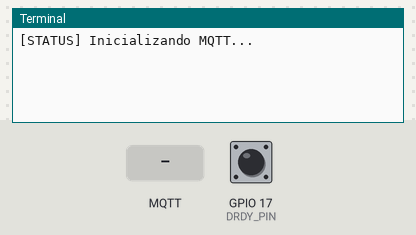
Bench run of a program on a simulated Raspberry Pi (BCM pin numbers). Parts: the last lines printed to the terminal. Inputs (shaded band) come from the test bench; at power-on: GPIO 17 (DRDY_PIN) HIGH. No MQTT or app messages arrive unless stated; threads take turns every 2 ms; the clock reads 2024-03-15 10:24:30 at power-on unless the program sets it; library files of the repository ran but are not shown: ADS1256.py.

Above: at 1.2 s.
1.3 s: MQTT message "on" arrives on the first subscribed topic
At 1.6 s:
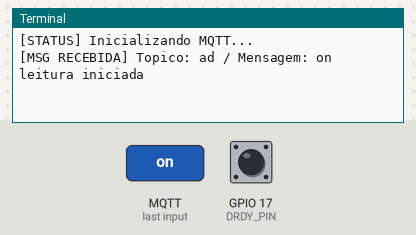
2.8 s: GPIO 17 (DRDY_PIN) pulled LOW for 0.15 s
At 4.0 s:
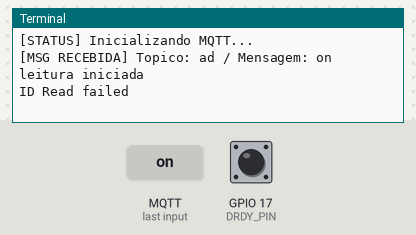
4.4 s: MQTT message "off" arrives on the first subscribed topic
At 5.2 s:
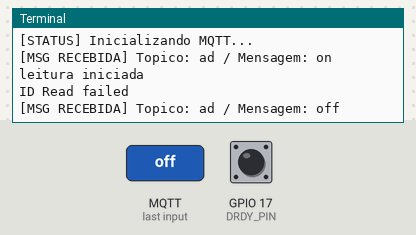

Measured:
- after the input at 1.3 s, the terminal: prints a new line at once (image 1)
- after the input at 2.8 s, the terminal: prints a new line at once (image 2)
- after the input at 4.4 s, the terminal: prints a new line at once (image 3)

The program:

client_ad_runner.py
```python
import paho.mqtt.client as mqtt
from threading import Thread
from ast import literal_eval
import ADS1256
import config
from queue import Queue
from extract_data import run


class My_client_ad(Thread):

    '''
    Classe usada para representar um cliente ativo

    Atributo-
    --------

    broker : ...
    port : ...
    topic : ...
    client : ...
    userdata : ...
    msg : ...

    Metodos-
    -------

    on_connect : manter a conexão e a inscrição do cliente ao tópico
    on_message : responsavel pelo envio e requisição da menssagem
    run : iniciar o cliente

    '''

    def __init__(self, broker, port, topic):

        '''
        -Construtor da classe para definir parametro inicias no momento da instancia-
        Parametros:

         broker : endereço do servidor broker.
         port : porta para comunicação do broker.
         topic : tópico para inscrição e publicação da menssagem.

        '''
        Thread.__init__(self)
        self.broker = broker
        self.port = port
        self.topic = topic
        self.q = Queue() # recursos de criação da fila para requisitar os dados na memoria
        self.t1 = Thread(target=run, args=(self.q,))


    def on_connect(self, client, userdata, flags, rc):

        '''
        -Determina o metodo de conexão do cliente, passando o tópico a ser inscrito-
        Parametros:

         client : objeto cliente
         userdata : parametro de callbacks para atualização
         flags : sinalizador do broker
         rc : resultado da conexão
        '''
        client.subscribe(self.topic) # assinatura do tópico

    def on_message(self, client, userdata, msg):
        print("[MSG RECEBIDA] Topico: "+msg.topic+" / Mensagem: "+str(msg.payload.decode('utf-8')))


        if msg.payload.decode('utf-8') == "on": # Verifica se a menssagem recebida para o inicio da leitura
            self.t1.start() # inicia a leitura do dispositivo
            print("leitura iniciada")

        if msg.payload.decode("utf-8") == "off": # Verifica se a menssagem recebida para o inicio da leitura

            self.t1.do_run=False #término da leitura do dispositivo
            self.t1.join()
            data = self.q.get()# armazena os dados na variavel data
            self.t1 = Thread(target=run, args=(self.q,))
            client.publish('request', str(data))# publica os dados ao tópico request
            print('finalizado')


    def run(self):
        print("[STATUS] Inicializando MQTT...")

        client = mqtt.Client('113')
        client.on_connect = self.on_connect
        client.on_message = self.on_message
        client.connect(self.broker, self.port)
        client.loop_forever()

if __name__ == "__main__":
    my = My_client_ad('broker.emqx.io', 1883, 'ad')
    my.start()
```

config.py
```python
# (licence header left out)
import spidev
import RPi.GPIO as GPIO
import time

# Pin definition
RST_PIN         = 15
CS_PIN       = 16
DRDY_PIN        = 17

# SPI device, bus = 0, device = 0
SPI = spidev.SpiDev(0, 0)

def digital_write(pin, value):
    GPIO.output(pin, value)

def digital_read(pin):
    return GPIO.input(DRDY_PIN)

def delay_ms(delaytime):
    time.sleep(delaytime // 1000.0)


def spi_writebyte(data):
    SPI.writebytes(data)

def spi_readbytes(reg):
    return SPI.readbytes(reg)


def module_init():
    GPIO.setmode(GPIO.BCM)
    GPIO.setwarnings(False)
    GPIO.setup(RST_PIN, GPIO.OUT)
    GPIO.setup(CS_PIN, GPIO.OUT)
    #GPIO.setup(DRDY_PIN, GPIO.IN)
    GPIO.setup(DRDY_PIN, GPIO.IN, pull_up_down=GPIO.PUD_UP)
    SPI.max_speed_hz = 2200000
    SPI.mode = 0b01
    return 0;

### END OF FILE ###
```

extract_data.py
```python
import ADS1256
import RPi.GPIO as GPIO
import threading
import time
import numpy as np


def run(instance):
    """
    Função de inicialização d eleitura

    data : armazena os dados recebidos do medidor
    timer : armazena o tempo entre as amostras
    """
    data = []
    timer = []

    th1 = threading.currentThread()
    ADC = ADS1256.ADS1256() #instancia do A/D
    ADC.ADS1256_init() #inicialização do A/D
    start_timer = time.time() #inicio do temporizador

    while getattr(th1, "do_run", True):
        data.append(round(ADC.ADS1256_GetSingleChannel(0)*5.0/0x7fffff,2))
    end_timer = time.time() #término do temporizador
    final = end_timer-start_timer #delta do tempo inicial-final

    instance.put({'data':data,'time':list(np.linspace(0,final,len(data)))}) #envio de dados através de fila de memorias
    print("""             |================TEST====================|
             |numero de amostras: {}                |
             |tempo de leitura: {}s                 |
             |spi_clock: 2,2Mhz                       |
             |canais liberados: 1                     |
             |sincronismo_mux: desabilitado           |
             |========================================|""".format(len(data), round(final,2)))

    GPIO.cleanup()
```
